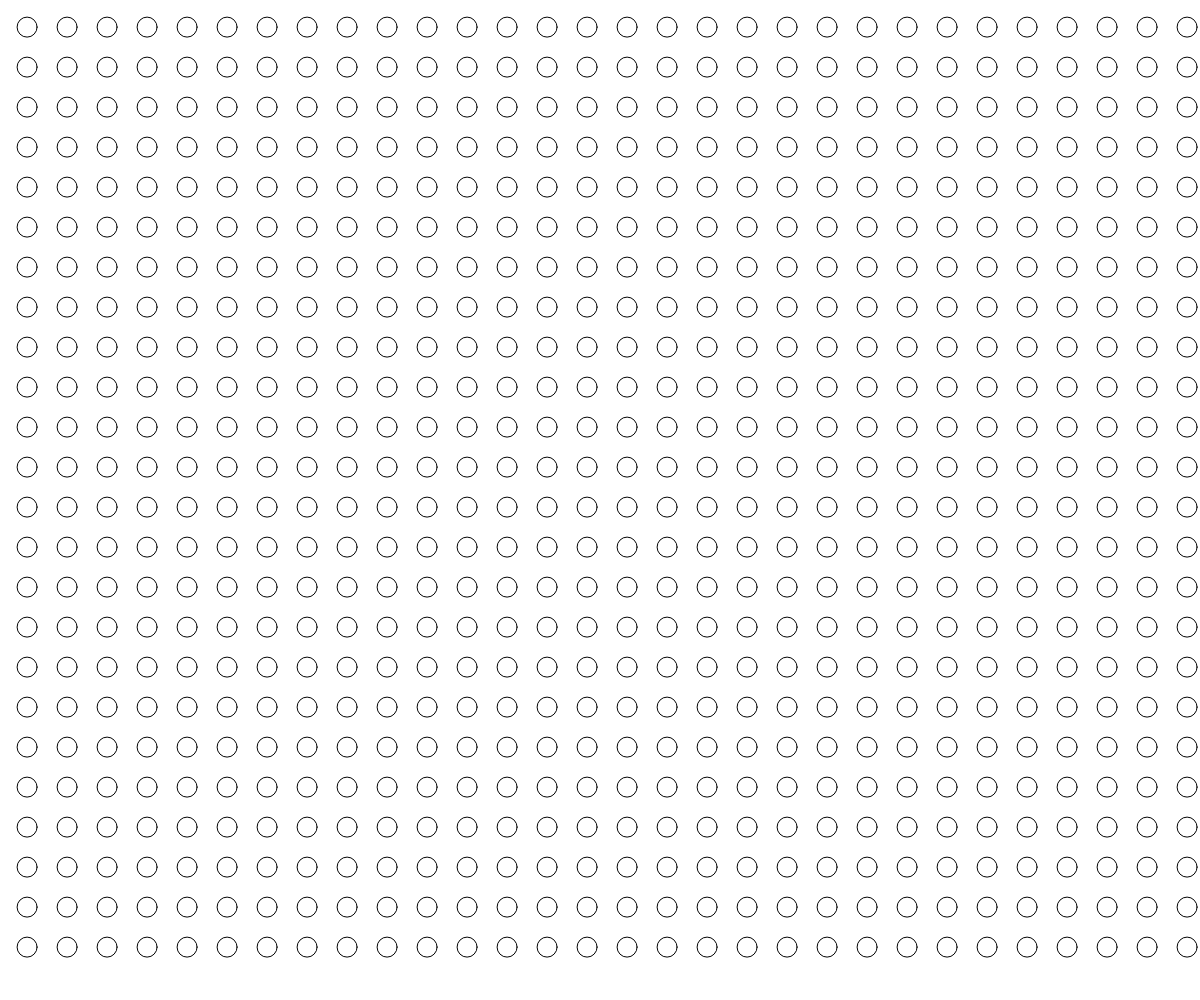
Frame 1 (no input)
Frame 60 (no input): identical to frame 1, image omitted
Frame 120 (the mouse pressed at the canvas centre since frame 60): identical to frame 1, image omitted

The p5.js sketch that drew this single still picture (run headless with seeded random() and noise() and a simulated clock; from frame 60 on, the mouse is pressed at the canvas centre):

// p5.js sketch
// ── sketch.js
// Nested Loops
// Arman Asryan
// March 6 / 2026

let bubbleSize = 20;
let bubbles = []
let noiseTime = 5 ; let noiseSpeed=0.01
function setup() {
  createCanvas(windowWidth, windowHeight);
  populateArray()
}

function populateArray() {
  for (let x = 0; x <= width; x += bubbleSize+20) {
    for (let y = 0; y < height; y += bubbleSize+20) {
      //circle(x,y,10)
      let wiggleX = noise(noiseTime)
      wiggleX = map(wiggleX,0,1,x-50,x+50)

      let wiggleY = noise(noiseTime)
      wiggleY = map(wiggleY,0,1,y-50,y+50)
      let b = {x: wiggleX, y:wiggleY}
      bubbles.push(b)
    }
  }
}

function eDist(x1,y1,x2,y2) {
  //calculate the straight line distance
  let a = x1-x2;
  let b = y1-y2;
  let c = sqrt(pow(a,2) + pow(b,2))
  return round(c) //keep 1 dec. place
}

function drawBubble() {

  for(let i = 0; i<bubbles.length; i++){
    let b = bubbles[i]
    circle(b.x,b.y,bubbleSize)
    //textAlign(CENTER,CENTER)
    let d = eDist(b.x,b.y,mouseX,mouseY)
    //text(d,b.x,b.y)
    //where in the array is b??? no idea
    //check if we are overtop of the bubble and then delete it if so
    if (d < bubbleSize/2) {
      //to delete from array, use , .splice()
      bubbles.splice(i,1)
    }
  }
}

function draw() {
  background(255);
  //populateArray()
  drawBubble()
  noiseTime += noiseSpeed
}
